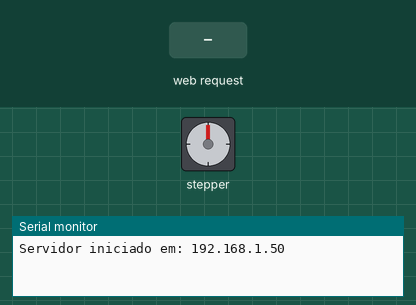
Recording of a sketch running on a simulated Arduino Uno, built for the host (arithmetic inside an expression is 32-bit, double 64-bit). On the bench: stepper motor, the last lines printed to the serial monitor. The test bench sets the inputs (shaded band). WiFi joins after 1.5 s; servers stay silent unless stated; stepper angles assume 150 steps per turn.

Above: at 2.7 s.
2.8 s: HTTP request GET /forward received
At 2.95 s:
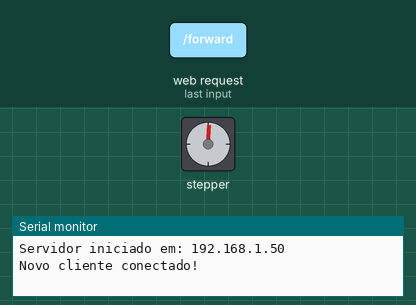
At 3.56 s:
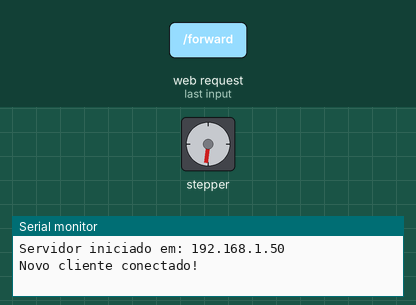
5.5 s: HTTP request GET /backward received
At 5.65 s:
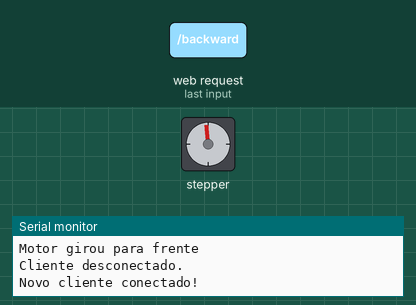
Timing chart, 0 to 8.5 s (numbered marks = the images above; inputs shaded):
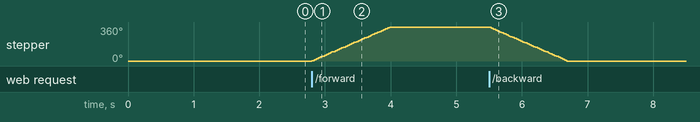

Measured:
- after the input at 2.8 s, stepper: turns 360° clockwise in 1.2 s, starting at once
- after the input at 5.5 s, stepper: turns 360° counter-clockwise in 1.2 s, starting at once

The sketch:

ethernet_passo.ino
```cpp
#include <Ethernet.h>
#include <Stepper.h>

// Configurações do motor de passo
const int stepsPerRevolution = 150; // Número de passos por volta (ajuste conforme seu motor)
Stepper myStepper(stepsPerRevolution, 3,4,5,6);
byte mac[] = { 0xDE, 0xAD, 0xBE, 0xEF, 0xFE, 0xED };
IPAddress ip(192, 168, 124, 200);
EthernetServer server(80);

void setup() {
  Serial.begin(9600);

  myStepper.setSpeed(50); // Velocidade em RPM

  if (Ethernet.begin(mac) == 0) {
    Serial.println("Failed to configure Ethernet using DHCP");
    while(true);
  }
  server.begin();

  Serial.print("Servidor iniciado em: ");
  Serial.println(Ethernet.localIP());
}

void loop() {
  EthernetClient client = server.available();
  String thisString;
  if (client) {
    Serial.println("Novo cliente conectado!");
    String request = "";

    // Lê a requisição HTTP
    while (client.connected()) {
      if (client.available()) {
        char c = client.read();
        request += c;
        if (c == '\n') {
          break;
        }
      }
    }

    if (request.indexOf("GET /forward") >= 0) {
      thisString = String("Girando Frente");
      client.println("<h1>"+thisString+"</h1>");
      myStepper.step(stepsPerRevolution);
      Serial.println("Motor girou para frente");
      client.println("<p><a href=\"/\"><button>Voltar</button></a></p>");
    } else if (request.indexOf("GET /backward") >= 0) {
      thisString = String("Girando Tras");
      client.println("<h1>"+thisString+"</h1>");
      myStepper.step(-stepsPerRevolution);
      Serial.println("Motor girou para trás");
      client.println("<p><a href=\"/\"><button>Voltar</button></a></p>");
    }else if(request.indexOf("GET /") >= 0){
    client.println("HTTP/1.1 200 OK");
    client.println("Content-Type: text/html");
    client.println("Connection: close");
    client.println();
    client.println("<!DOCTYPE HTML>");
    client.println("<html>");
    client.println("<head><title>Controle de Motor de Passo</title></head>");
    client.println("<body>");
    client.println("<h1>Controle de Motor de Passo</h1>");
    client.println("<p><a href=\"/forward\"><button>Girar para Frente</button></a></p>");
    client.println("<p><a href=\"/backward\"><button>Girar para Tras</button></a></p>");
    client.println("</body>");
    client.println("</html>");
    }

    delay(1);
    client.stop();
    Serial.println("Cliente desconectado.");
  }
}
```
